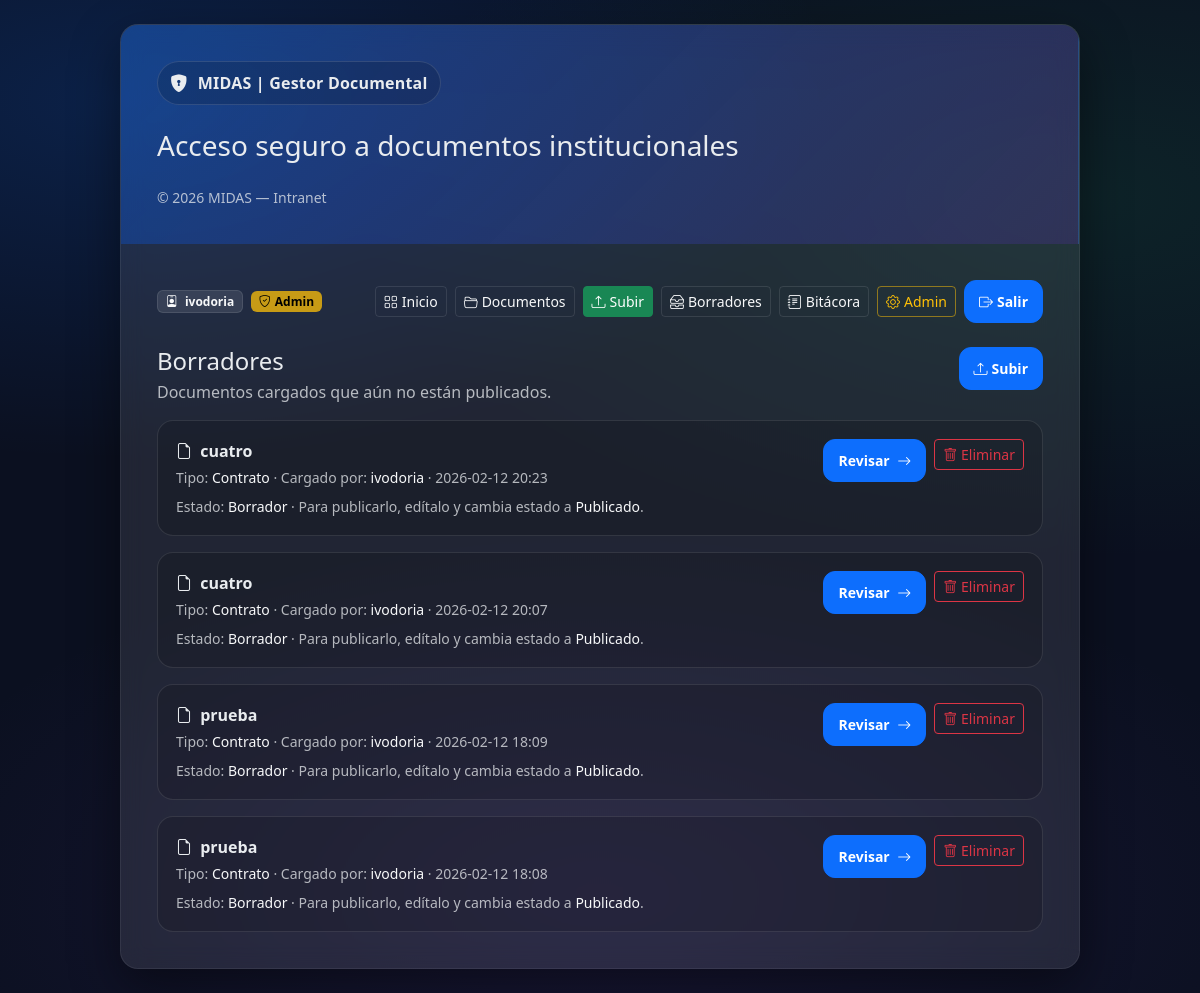
/documents/drafts/ (signed in), run on an earlier commit of the app's database.
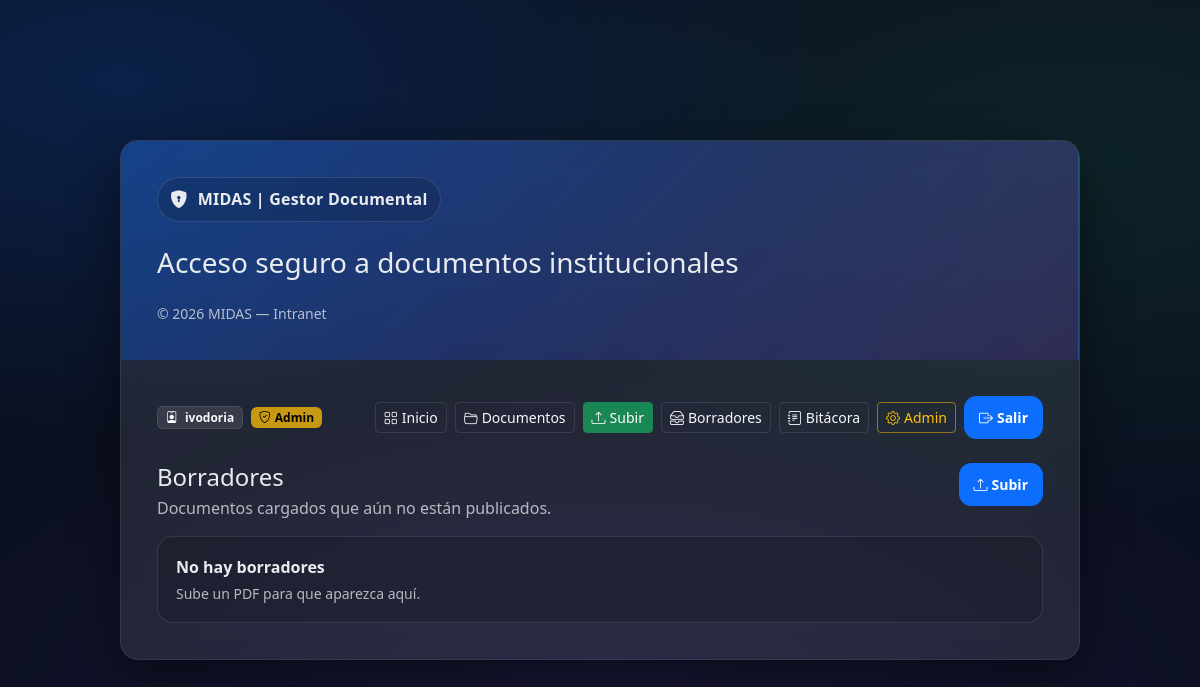
And on a later commit of the database.
### documents/models.py (models this page shows, shortened)
class Document(models.Model):
    class Status(models.TextChoices):
        DRAFT = "DRAFT", "Borrador"
        VALIDATED = "VALIDATED", "Validado"
        PUBLISHED = "PUBLISHED", "Publicado"
    title = models.CharField(max_length=255, blank=True, default="")
    document_type = models.ForeignKey(DocumentType, on_delete=models.PROTECT, related_name="documents")
    status = models.CharField(max_length=16, choices=Status.choices, default=Status.DRAFT)
    enabled = models.BooleanField(default=True)
    suggested_type = models.ForeignKey(
        DocumentType, on_delete=models.SET_NULL, null=True, blank=True, related_name="suggested_documents"
    )
    suggested_score = models.FloatField(null=True, blank=True)
    created_by = models.ForeignKey(
        settings.AUTH_USER_MODEL, on_delete=models.PROTECT, related_name="documents_created"
    )
    created_at = models.DateTimeField(default=timezone.now)
    updated_at = models.DateTimeField(auto_now=True)
    extracted_text = models.TextField(blank=True, default="")
    is_ocr = models.BooleanField(default=False)
    ocr_confidence = models.FloatField(null=True, blank=True)
    summary = models.TextField(blank=True, default="")
    class Meta:
        ordering = ["-created_at"]

class DocumentType(models.Model):
    code = models.CharField(max_length=24, unique=True)
    name = models.CharField(max_length=120)
    description = models.TextField(blank=True, default="")
    is_active = models.BooleanField(default=True)
    class Meta:
        ordering = ["name"]

### documents/views.py (the view)
# urls.py: path("drafts/", drafts_list, name="documents_drafts"),
@staff_member_required
def drafts_list(request):
    qs = (
        Document.objects
        .select_related("document_type", "created_by")
        .filter(status=Document.Status.DRAFT)
        .order_by("-created_at")
    )
    paginator = Paginator(qs, 10)
    page_number = request.GET.get("page")
    page_obj = paginator.get_page(page_number)
    return render(request, "documents/drafts_list.html", {"documents": page_obj})

### documents/templatetags/roles.py (called while the page is built)
@register.filter
def in_group(user, group_name: str) -> bool:
    if not user or not user.is_authenticated:
        return False
    return user.groups.filter(name=group_name).exists()

### templates/documents/drafts_list.html (shortened to what this page needs)
{% extends "base/base.html" %}
{% block content %}
  <div class="d-flex align-items-start justify-content-between gap-3 mb-3">
    <div>
      <h2 class="h4 mb-1">Borradores</h2>
      <div class="muted">Documentos cargados que aún no están publicados.</div>
    </div>
    <a class="btn btn-sm btn-primary" href="{% url 'upload_document' %}">
      <i class="bi bi-upload me-1"></i>Subir
    </a>
  </div>
  {% if documents %}
    <div class="row g-3">
      {% for d in documents %}
        <div class="col-12">
          <div class="card-inner">
            <div class="d-flex justify-content-between align-items-start gap-3">
              <div>
                <div class="fw-semibold">
                  <i class="bi bi-file-earmark me-1"></i>
                  {{ d.title|default:"(Sin título)" }}
                </div>
                <div class="muted small mt-1">
                  Tipo: <span class="text-light">{{ d.document_type.name }}</span>
                  · Cargado por: <span class="text-light">{{ d.created_by.username }}</span>
                  · {{ d.created_at|date:"Y-m-d H:i" }}
                </div>
              </div>
              <div class="d-flex gap-2">
                <a class="btn btn-sm btn-primary"
                href="{% url 'document_review' d.id %}">
                Revisar <i class="bi bi-arrow-right ms-1"></i>
                </a>
                <form method="post" action="{% url 'document_delete' d.id %}"
                  onsubmit="return confirm('¿Eliminar este documento y sus archivos?');">
                  <button class="btn btn-sm btn-outline-danger" type="submit">
                    <i class="bi bi-trash"></i> Eliminar
                  </button>
                </form>
              </div>
            </div>
            <div class="muted small mt-2">
              Estado: <span class="text-light">{{ d.get_status_display }}</span>
              · Para publicarlo, edítalo y cambia estado a <span class="text-light">Publicado</span>.
            </div>
          </div>
        </div>
      {% endfor %}
    </div>
{% else %}
    <div class="card-inner">
      <div class="fw-semibold mb-1">No hay borradores</div>
      <div class="muted small">Sube un PDF para que aparezca aquí.</div>
    </div>
  {% endif %}
{% endblock %}

What changed in the data, as far as the page shows it:
removed Document: title "cuatro", document_type.name "Contrato", created_by.username "ivodoria", created_at "2026-02-12 20:23", status "Borrador"
removed Document: title "cuatro", document_type.name "Contrato", created_by.username "ivodoria", created_at "2026-02-12 20:07", status "Borrador"
removed Document: title "prueba", document_type.name "Contrato", created_by.username "ivodoria", created_at "2026-02-12 18:09", status "Borrador"
no longer on this page (row edited): Document: title "prueba", document_type.name "Contrato", created_by.username "ivodoria", created_at "2026-02-12 18:08", status "Borrador"
Also different on the page:
text now shown: "No hay borradores Sube un PDF para que aparezca aquí."
